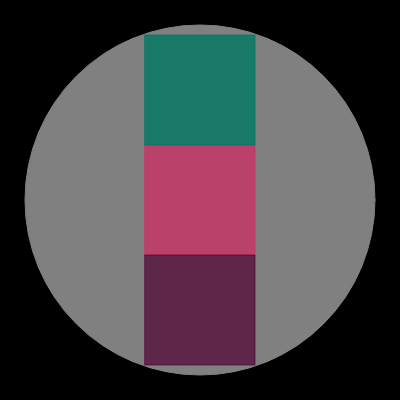
Frame 1 (no input)
Frame 60 (no input): identical to frame 1, image omitted
Frame 120 (the mouse pressed at the canvas centre since frame 60): identical to frame 1, image omitted

The p5.js sketch that drew this single still picture (run headless with seeded random() and noise() and a simulated clock; from frame 60 on, the mouse is pressed at the canvas centre):

// p5.js sketch
// ── sketch.js
function setup() {
  createCanvas(400, 400);
}

function draw() {
  background('black');
  
  
  
  
  fill('gray');
  stroke('gray');
  circle(200,200,350);
  
  fill('rgba(200,50,100,0.8)');//桃紅色
  stroke('rgba(200,50,100,0.8)');
  square(145,145,110);

  fill('rgba(0,120,100,0.8)');//藍綠色
  stroke('rgba(0,120,100,0.8)');
  square(145,35,110);

  fill('rgba(80,0,50,0.7)');//暗紅色
  stroke('rgba(80,0,50,0.7)');
  square(145,255,110);


}
